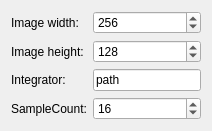
<?xml version="1.0" encoding="UTF-8"?>
<ui version="4.0">
 <class>uiSphericalView</class>
 <widget class="QWidget" name="uiSphericalView">
  <property name="enabled">
   <bool>true</bool>
  </property>
  <property name="windowTitle">
   <string>Tool Plots</string>
  </property>
  <layout class="QVBoxLayout" name="verticalLayout">
   <property name="sizeConstraint">
    <enum>QLayout::SetMinimumSize</enum>
   </property>
   <item>
    <layout class="QVBoxLayout" name="hdrImage"/>
   </item>
   <item>
    <layout class="QFormLayout" name="formLayout">
     <item row="0" column="0">
      <widget class="QLabel" name="label_2">
       <property name="text">
        <string>Image width:</string>
       </property>
       <property name="buddy">
        <cstring>sbWidth</cstring>
       </property>
      </widget>
     </item>
     <item row="0" column="1">
      <widget class="QSpinBox" name="sbWidth">
       <property name="minimum">
        <number>1</number>
       </property>
       <property name="maximum">
        <number>1920</number>
       </property>
       <property name="value">
        <number>256</number>
       </property>
      </widget>
     </item>
     <item row="1" column="0">
      <widget class="QLabel" name="label_3">
       <property name="text">
        <string>Image height:</string>
       </property>
       <property name="buddy">
        <cstring>sbHeight</cstring>
       </property>
      </widget>
     </item>
     <item row="1" column="1">
      <widget class="QSpinBox" name="sbHeight">
       <property name="minimum">
        <number>1</number>
       </property>
       <property name="maximum">
        <number>1080</number>
       </property>
       <property name="value">
        <number>128</number>
       </property>
      </widget>
     </item>
     <item row="2" column="0">
      <widget class="QLabel" name="integratorLabel">
       <property name="text">
        <string>Integrator:</string>
       </property>
       <property name="buddy">
        <cstring>integrator</cstring>
       </property>
      </widget>
     </item>
     <item row="2" column="1">
      <widget class="QLineEdit" name="integrator">
       <property name="text">
        <string>path</string>
       </property>
      </widget>
     </item>
     <item row="3" column="0">
      <widget class="QLabel" name="label">
       <property name="text">
        <string>SampleCount:</string>
       </property>
       <property name="buddy">
        <cstring>sbSampleCount</cstring>
       </property>
      </widget>
     </item>
     <item row="3" column="1">
      <widget class="QSpinBox" name="sbSampleCount">
       <property name="minimum">
        <number>1</number>
       </property>
       <property name="maximum">
        <number>999999999</number>
       </property>
       <property name="value">
        <number>16</number>
       </property>
      </widget>
     </item>
    </layout>
   </item>
  </layout>
 </widget>
 <tabstops>
  <tabstop>sbWidth</tabstop>
  <tabstop>sbHeight</tabstop>
  <tabstop>integrator</tabstop>
  <tabstop>sbSampleCount</tabstop>
 </tabstops>
 <resources/>
 <connections/>
</ui>
